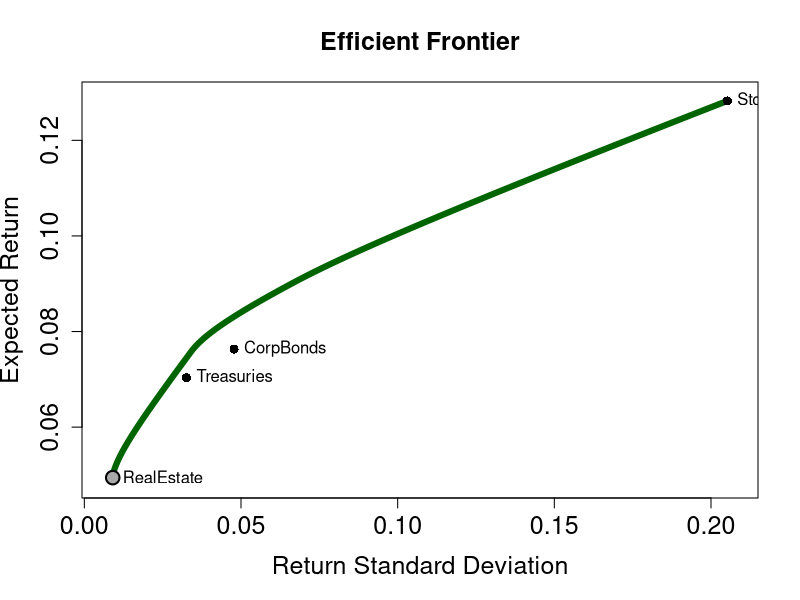
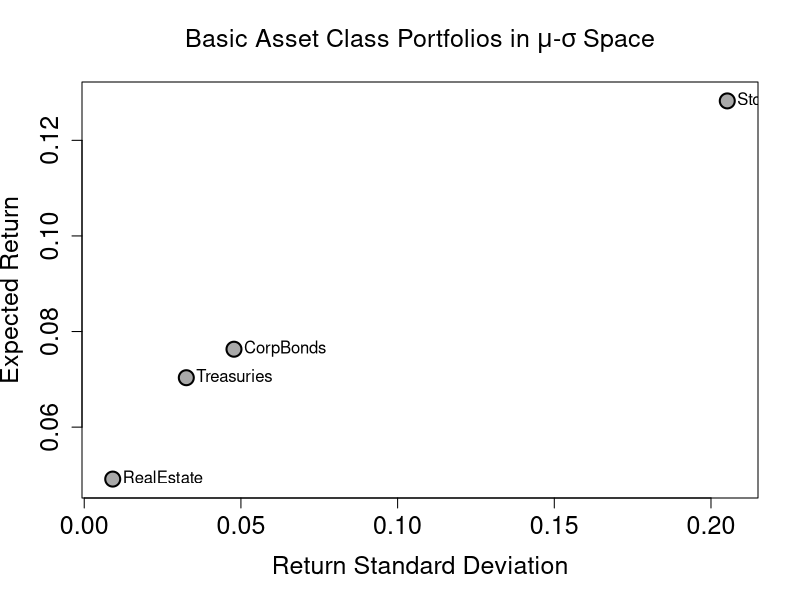
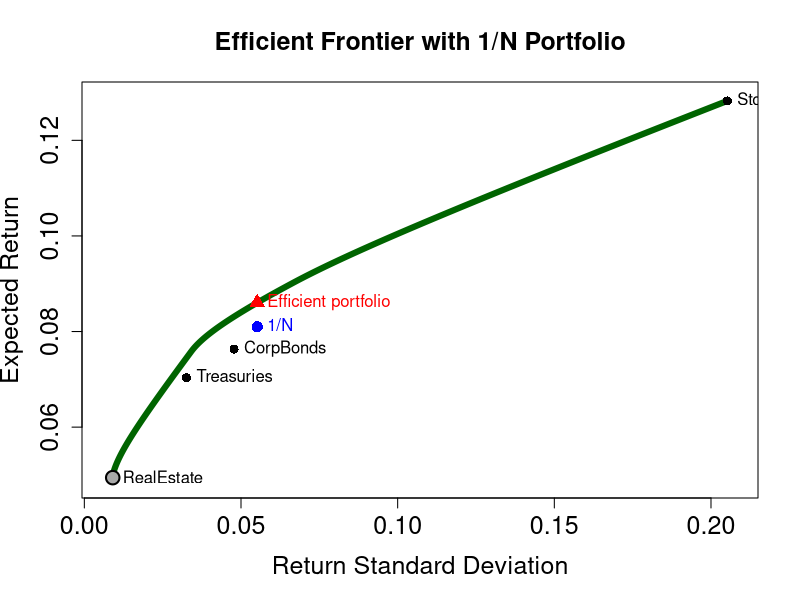

These figures' R source, in order:
library(quadprog)     # Load quadprog package
options(scipen = 999)

print_heading <- function(title) {
  cat("\n", title, "\n", sep = "")
}

print_metric_table <- function(labels, values, value_name, digits = 4) {
  out <- data.frame(
    Asset = labels,
    Value = round(as.numeric(values), digits),
    row.names = NULL,
    check.names = FALSE
  )
  names(out)[2] <- value_name
  print(out, row.names = FALSE)
}

print_weight_table <- function(labels, weights, digits = 4) {
  out <- data.frame(
    Asset = labels,
    Weight = round(as.numeric(weights), digits),
    row.names = NULL
  )
  print(out, row.names = FALSE)
}

# Import & clean data (same as Ex. 1)
#-----------------------------------------------------------
# Save time series data from .csv file into a data frame
data <- read.csv2("Asset_Classes.csv", header = TRUE, stringsAsFactors = FALSE)

# Convert the first column of the data frame to date format
data$Date <- as.Date(data$Date, "%d.%m.%Y")

# Convert remaining columns to numerical format
for(i in 2:length(data[1,])){data[,i] <- as.numeric(data[,i])}

# Display head and check structure (str) of the data frame
print_heading("Exercise 3 - Data Preview")
print(head(data))

print_heading("Exercise 3 - Data Structure")
str(data)

# split now the data & use the hint i.e. by using the indices
# January 1993 - December 2002
train_data <- data[1:120, ]
# January 2003 - December 2012
test_data <- data[121:240, ]

#-----------------------------------------------------------
#-----------------------------------------------------------
# Markowitz model 

# expected returns, standard deviations, and the covariance matrix of the returns
# Number of risky assets: exclude Date and Rf
N <- ncol(train_data) - 2

# Create vector to store mean returns
MU <- rep(NA, N)

# Fill vector with monthly mean returns for each asset
for(i in 2:(ncol(train_data)-1)) {
  MU[i-1] <- mean(train_data[, i], na.rm = TRUE) * 12
}

# Covariance matrix of risky asset returns only
SIGMA <- cov(na.omit(train_data[, 2:(ncol(train_data)-1)])) * 12

# Variances and standard deviations
VAR <- diag(SIGMA)
SD <- sqrt(VAR)
asset_names <- colnames(train_data)[2:(ncol(train_data)-1)]
names(MU) <- asset_names
names(SD) <- asset_names
dimnames(SIGMA) <- list(asset_names, asset_names)

print_heading("Exercise 3a - Annualized Expected Returns")
print_metric_table(asset_names, MU, "ExpectedReturn", digits = 4)

print_heading("Exercise 3a - Annualized Standard Deviations")
print_metric_table(asset_names, SD, "StdDev", digits = 4)

print_heading("Exercise 3a - Annualized Covariance Matrix")
print(round(SIGMA, 6))

#---------------------------
# preparation for the optimization
# Define number and type of constraints
n <- 2 + N   # Total number of constraints (2 basic + N short-sale constraints)
meq <- 2     # First "meq" constraints treated as equalities

# dvec set to zero (we specify the target function in terms of the variance only)
dvec <- rep(0,N)    

# Amat includes left-hand-side values of the constraints; see **slide 14**
Amat <- matrix(NA, N, n)    # Create matrix to store the constraints
Amat[,1] <- MU              # (i)   w1*mu1 + w2*mu2 = mup (find minimum variance for a given mean)
Amat[,2] <- rep(1, N)       # (ii)  SUM(w_i) = 1          (budget constraint) 
for(i in 1:N){              # (iii) w_i >= 0              (short-sale constraints)
  constraint <- rep(0,N)    # Create vector with N zeros
  constraint[i] <- 1        # Set 1 for the short-sale constraints (w*1), 0 for unconstrained frontier
  Amat[,i+2] <- constraint}

stepsize <- 0.0001                        # Stepsize for vector with fixed mean returns for optimization (first constraint)
mu_bar <- seq(min(MU),max(MU),stepsize)   # Fixed mean returns for optimization (first constraint) 
#mu_bar <- seq(0,1, stepsize)             # Use this for unconstrained frontier

#-----------------------------------------------------------
# Create objects to store efficient frontier
#-----------------------------------------------------------
w <- matrix(NA, N, length(mu_bar))        # Matrix for weights of efficient portfolios
# w[,1:10]                                # View first 10 columns of matrix w to see structure
mu <- rep(NA,length(mu_bar))              # Vector for means of efficient portfolios
sigma <- rep(NA,length(mu_bar))           # Vector for standard deviations of efficient portfolios
#-----------------------------------------------------------
#### Optimization for Efficient Frontier ####
# bvec = c(mu_bar[i], 1, rep(0,N))
# these contain the constrains from **page 14** of the lecture slides
#-----------------------------------------------------------
for(i in 1:length(mu_bar)) {
  w[,i] <- solve.QP(Dmat = SIGMA, 
                    dvec = dvec, 
                    Amat = Amat,
                    bvec = c(mu_bar[i], 1, rep(0,N)),
                    meq = meq)$solution
  mu[i] <- t(w[,i]) %*% MU
  sigma[i] <- sqrt(t(w[,i]) %*% SIGMA %*% w[,i])}

#-----------------------------------------------------------^
# Find minimum variance portfolio
#-----------------------------------------------------------
# Look up the position of the smallest standard deviation 
# in the vector "sigma". This position index is stored as  
# scalar object "min_var"

min_var <- which.min(abs(min(sigma) - sigma)) 
#Alternative that finds closest value
#-----------------------------------------------------------
print_heading("Exercise 3a - Minimum Variance Portfolio")
cat("Index on efficient frontier:", min_var, "\n")
cat("Annualized expected return:", round(mu[min_var], 4), "\n")
cat("Annualized standard deviation:", round(sigma[min_var], 4), "\n")
print_weight_table(asset_names, w[, min_var], digits = 4)

#########################################
# Plot the efficient frontier
#########################################
eff <- mu >= mu[min_var]

x_all <- c(sigma[eff], SD)
y_all <- c(mu[eff], MU)

x_pad <- 0.05 * diff(range(x_all))
y_pad <- 0.05 * diff(range(y_all))

plot(sigma[eff], mu[eff], type = "l",
     lwd = 6,
     xlim = range(x_all) + c(-x_pad, x_pad),
     ylim = range(y_all) + c(-y_pad, y_pad),
     xaxs = "i", yaxs = "i", col = "darkgreen",
     main = "Efficient Frontier",
     xlab = "Return Standard Deviation", ylab = "Expected Return",
     cex.axis = 1.5, cex.lab = 1.5, cex.main = 1.5)

points(SD, MU, pch = 16, cex = 1.2, col = "black")
text(SD, MU, labels = asset_names, pos = 4, cex = 1)

points(sigma[min_var], mu[min_var],
       pch = 21, cex = 1.8, lwd = 2,
       col = "black", bg = "darkgrey")

#########################################
# Plot the 4 basic asset classes in the mu-sigma space
#########################################
asset_names <- colnames(train_data)[2:(ncol(train_data)-1)]

x_pad <- 0.05 * diff(range(SD))
y_pad <- 0.05 * diff(range(MU))

plot(SD, MU, type = "p",
     pch = 21, cex = 2, lwd = 2,
     col = "black", bg = "darkgrey",
     xlim = range(SD) + c(-x_pad, x_pad),
     ylim = range(MU) + c(-y_pad, y_pad),
     xaxs = "i", yaxs = "i",
     main = expression(paste("Basic Asset Class Portfolios in ", mu, "-", sigma, " Space")),
     xlab = "Return Standard Deviation", ylab = "Expected Return",
     cex.axis = 1.5, cex.lab = 1.5, cex.main = 1.5)

text(SD, MU, labels = asset_names, pos = 4, cex = 1)

#########################################
# 1/N Strategy
#########################################
# Monthly return vector of the equally weighted portfolio
ret_1N <- rowMeans(train_data[, 2:(ncol(train_data)-1)])

# Sample mean and sample standard deviation of historical monthly returns
mean_1N_monthly <- mean(ret_1N) 
mean_1N_annualized <- mean_1N_monthly * 12

sd_1N_monthly   <- sd(ret_1N)
sd_1N_annualized <- sqrt(12) * sd_1N_monthly 

print_heading("Exercise 3b - 1/N Portfolio Summary")
cat("Monthly mean return:", round(mean_1N_monthly, 4), "\n")
cat("Annualized mean return:", round(mean_1N_annualized, 4), "\n")
cat("Monthly standard deviation:", round(sd_1N_monthly, 4), "\n")
cat("Annualized standard deviation:", round(sd_1N_annualized, 4), "\n")

idx_nearest_efficient_portfolio <- which.min(abs(sigma - sd_1N_annualized)) 
w_eff <- w[, idx_nearest_efficient_portfolio]

print_heading("Exercise 3c - Efficient Portfolio Matching 1/N Risk")
cat("Index on efficient frontier:", idx_nearest_efficient_portfolio, "\n")
cat("Annualized expected return:", round(mu[idx_nearest_efficient_portfolio], 4), "\n")
cat("Annualized standard deviation:", round(sigma[idx_nearest_efficient_portfolio], 4), "\n")
print_weight_table(asset_names, w_eff, digits = 4)

#########################################
# Replot efficient frontier and add 1/N portfolio
#########################################

asset_names <- colnames(train_data)[2:(ncol(train_data)-1)]
eff <- mu >= mu[min_var]

x_all <- c(sigma[eff], SD, sd_1N_annualized)
y_all <- c(mu[eff], MU, mean_1N_annualized)

x_pad <- 0.05 * diff(range(x_all))
y_pad <- 0.05 * diff(range(y_all))

plot(sigma[eff], mu[eff], type = "l",
     lwd = 6,
     xlim = range(x_all) + c(-x_pad, x_pad),
     ylim = range(y_all) + c(-y_pad, y_pad),
     xaxs = "i", yaxs = "i", col = "darkgreen",
     main = "Efficient Frontier with 1/N Portfolio",
     xlab = "Return Standard Deviation", ylab = "Expected Return",
     cex.axis = 1.5, cex.lab = 1.5, cex.main = 1.5)

# Asset class portfolios
points(SD, MU, pch = 16, cex = 1.2, col = "black")
text(SD, MU, labels = asset_names, pos = 4, cex = 1)
# Minimum-variance portfolio
points(sigma[min_var], mu[min_var],
       pch = 21, cex = 1.8, lwd = 2,
       col = "black", bg = "darkgrey")
# --- --- ---
# 1/N portfolio
points(sd_1N_annualized, mean_1N_annualized,
       pch = 16, cex = 1.5, col = "blue")
text(sd_1N_annualized, mean_1N_annualized,
     labels = "1/N", pos = 4, cex = 1, col = "blue")
# --- --- --- 
# Efficient portfolio with same standard deviation as 1/N
points(sigma[idx_nearest_efficient_portfolio],
       mu[idx_nearest_efficient_portfolio],
       pch = 17, cex = 1.6, col = "red")
text(sigma[idx_nearest_efficient_portfolio],
     mu[idx_nearest_efficient_portfolio],
     labels = "Efficient portfolio", pos = 4, cex = 1, col = "red")

#########################################
# d) Out-of-sample Sharpe Ratios
#########################################

# Test-period risky asset returns (exclude Date and Rf)
test_returns <- test_data[, 2:(ncol(test_data)-1)]

# Contemporaneous monthly risk-free rates in the test period
rf_test <- test_data[, ncol(test_data)]   # same as test_data$Rf if the column is named "Rf"

# 1/N portfolio: realized monthly returns in the test period
ret_1N_test <- rowMeans(test_returns)

# Efficient portfolio from part c): realized monthly returns in the test period
ret_eff_test <- as.numeric(as.matrix(test_returns) %*% w_eff)

# Excess returns using the contemporaneous monthly risk-free rate
excess_1N_test  <- ret_1N_test  - rf_test
excess_eff_test <- ret_eff_test - rf_test

# Out-of-sample Sharpe ratios (monthly, as defined in the problem set)
SR_1N_oos  <- mean(excess_1N_test)  / sd(excess_1N_test)
SR_eff_oos <- mean(excess_eff_test) / sd(excess_eff_test)

# Optional: store everything in one data frame for inspection
oos_results <- data.frame(
  Date = test_data$Date,
  rf = rf_test,
  ret_1N = ret_1N_test,
  ret_eff = ret_eff_test,
  excess_1N = excess_1N_test,
  excess_eff = excess_eff_test
)

# Print the Sharpe ratios
print_heading("Exercise 3d - Out-of-Sample Sharpe Ratios")
sharpe_results <- data.frame(
  Portfolio = c("1/N", "Efficient"),
  MeanExcessReturn = round(c(mean(excess_1N_test), mean(excess_eff_test)), 4),
  StdDevExcessReturn = round(c(sd(excess_1N_test), sd(excess_eff_test)), 4),
  SharpeRatio = round(c(SR_1N_oos, SR_eff_oos), 4),
  row.names = NULL
)
print(sharpe_results, row.names = FALSE)
